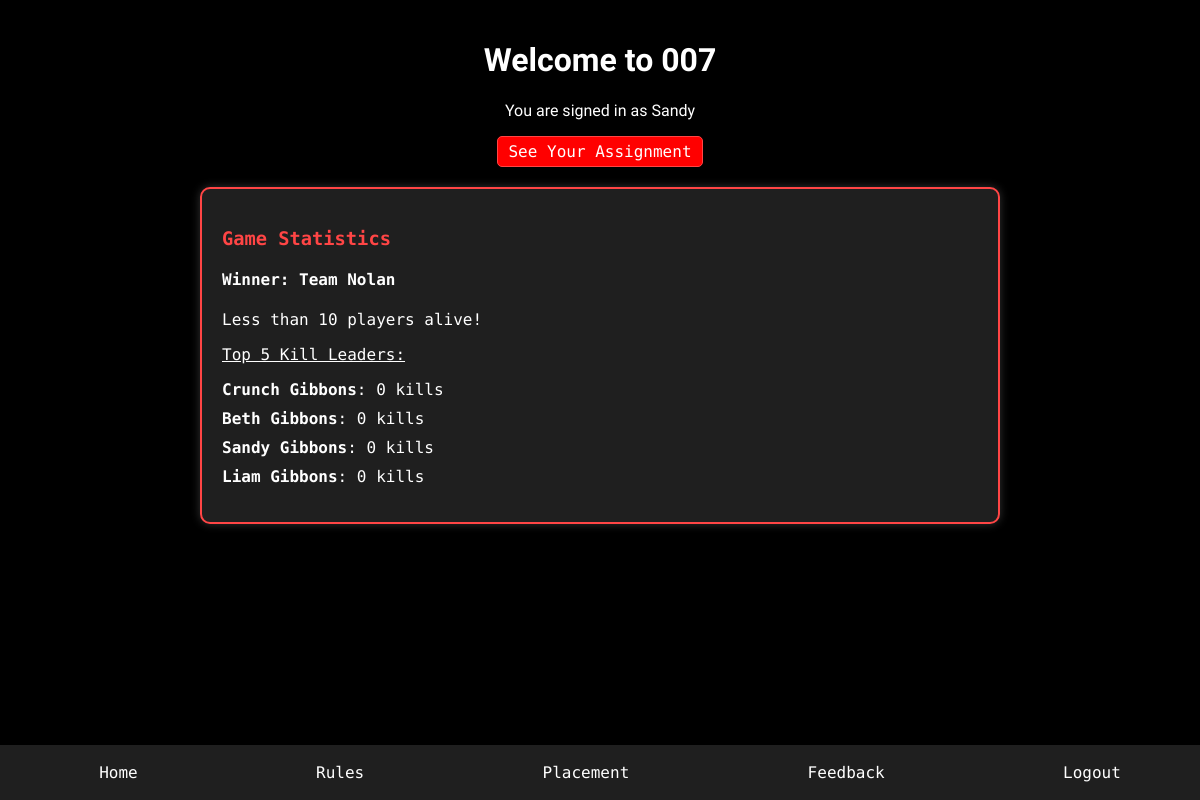
Before: / (signed in) with the older database file.
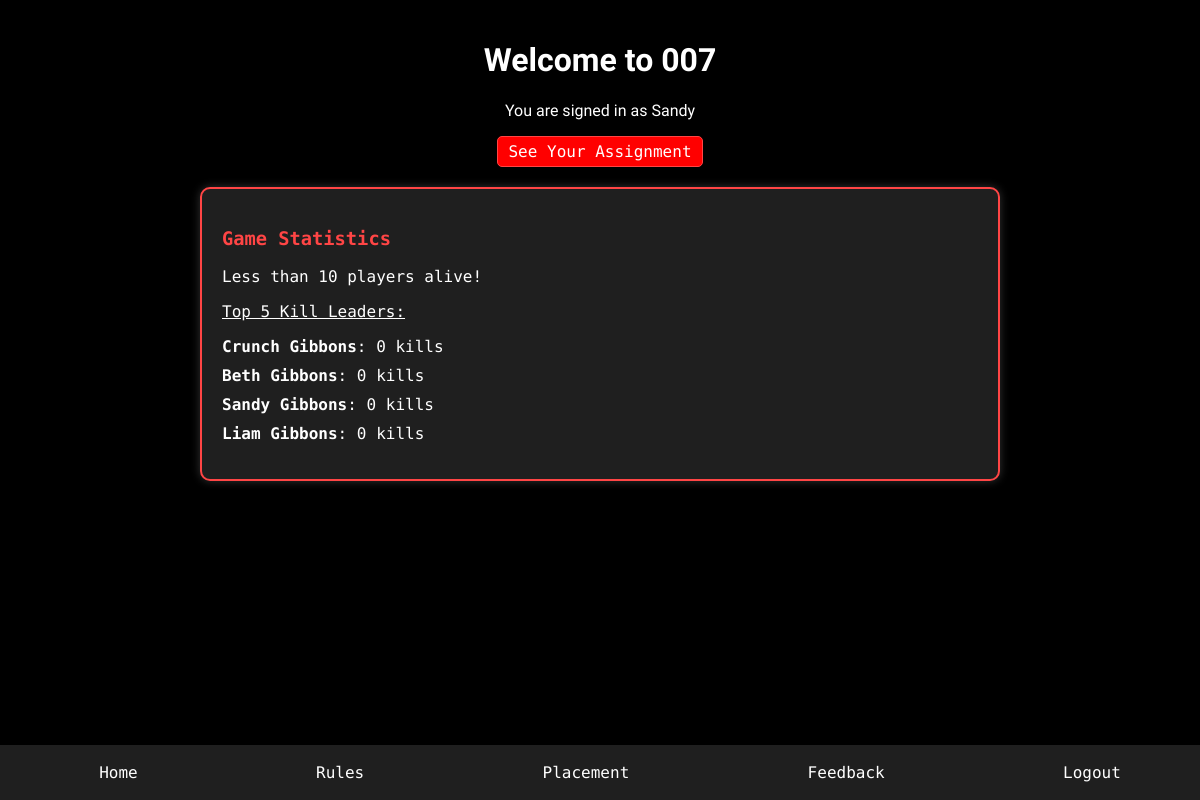
After: the same page with the newer database file.
### users/models.py (models this page shows, shortened)
class AgentGroup(models.Model):
    group_name = models.CharField(max_length = 255, blank=True, null=True)
    players = models.ManyToManyField(Player)
    is_out = models.BooleanField(default=False)
    target_group_name = models.CharField(max_length=255, blank=True, null=True)
    target_group_pk = models.IntegerField(null=True, blank=True)
    kills = models.IntegerField(default=0)
    is_playing = models.BooleanField(default=True)
    is_winner = models.BooleanField(default=False)

### users/views.py (the view, shortened to what this page needs)
# urls.py: 2. Add a URL to urlpatterns:  path('', views.home, name='home')
def home(request):
    param_value = request.GET.get('param')
    team_deleted = request.GET.get('team_deleted')
    print(team_deleted)
    winners = StatManager.get_winner()
    match winners[0]:
        case 0:
            winner = None
        case 1:
            winner = winners[1].user.name
        case 2:
            winner = winners[1].group_name
        case _:
            winner = None
    context = {'param': param_value, 'kill_leaders': StatManager().get_kill_rankings(),
               'players_alive': StatManager().get_alive_players_count(), 'winner': winner, 'ggame': GameManager.is_placing_groups()}
    return render(request, "users/home.html", context)

### users/game.py (called while the page is built)
    @staticmethod
    def is_placing_groups():
        if Game.objects.all() == None or len(Game.objects.all()) == 0:
            return False
        return Game.objects.all()[0].placing_groups == True

### users/models.py (called while the page is built)
    @property
    def name(self):
        return f"{self.first_name} {self.last_name}"

### users/stats.py (called while the page is built)
    @staticmethod
    def get_kill_rankings():
        return Player.objects.filter(is_playing=True).order_by('-kills')[:5]

    @staticmethod
    def get_alive_players_count():
        count = Player.objects.filter(is_dead=False, is_playing = True).count()
        if count < 10:
            return 10
        elif count < 20:
            return 20
        elif count < 30:
            return 30
        else:
            return count

### users/templates/users/home.html (shortened to what this page needs)
{% load static %}
<!DOCTYPE html>
<html lang="en">
<head>
    <link rel="stylesheet" href="{% static 'users/assassin.css' %}" />
    <link rel="stylesheet" href="{% static 'users/assassin.css' %}" />
    <link rel="stylesheet" href="{% static 'users/assassin.css' %}" />
</head>
<body>
    <div class="container">
        {% load socialaccount %}
        {% if user.is_authenticated %}
        <div class="user-info">
            <h1 class="heading">Welcome to 007</h1>
            <p class="heading">You are signed in as {{user.first_name}}</p>
            <div class="links">
                <a href="assignmentdirection" class="assignment-button">See Your Assignment</a>
            </div>
        </div>
        <div class="statistics">
            <h3>Game Statistics</h3>
            {% if winner is not None %}
            <h4><strong>Winner: </strong>{{ winner }}</h4>
            {% endif %}
            {% if players_alive == 10 %}
            <p>Less than 10 players alive!</p>
            {% elif players_alive == 20 %}
            <p>Less than 20 players alive!</p>
            {% elif players_alive == 30 %}
            <p>Less than 30 players alive!</p>
            {% else %}
            <p><u>Players Alive</u>: {{ players_alive }}</p>
            {% endif %}
            <p><u>Top 5 Kill Leaders:</u></p>
            <ul>
                {% for player in kill_leaders %}
                    <li><strong>{{ player.user.name }}</strong>: {{ player.kills }} kills</li>
                {% endfor %}
            </ul>
        </div>
        {% endif %}
    </div>
    <div class="navbar">
        <a href="{% url 'users:home' %}">Home</a>
        <a href="{% url 'users:rules' %}">Rules</a>
        {% if ggame %}
            <a href="{% url 'users:placement' %}">Placement</a>
        {% endif %}
        <a href="{% url 'users:complaints' %}">Feedback</a>
        <a href="{% url 'users:logout' %}">Logout</a>
    </div>
</body>
</html>

Changed rows visible on the page:
removed AgentGroup: group_name "Team Nolan"
Other visible differences:
text no longer shown: "Winner:"
